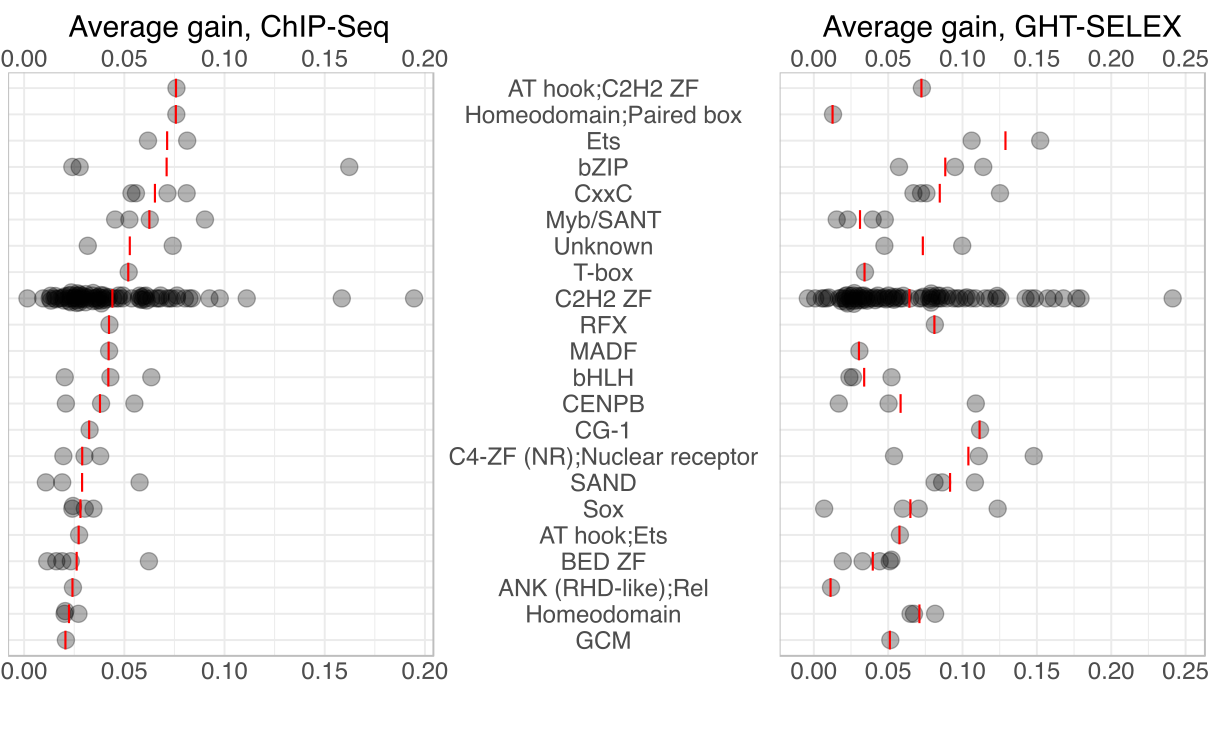

Write R code to recreate this figure.
# Libraries
library(ggplot2)
library(dplyr)
library(hrbrthemes)
library(viridis)
library(ggpubr)
library(ggrepel)
library(gapminder)
library(ggExtra)
library(extrafont)
font_import()

mex_dbd <- read.delim("./mex_dbd.tsv", header=FALSE, comment.char="#")

theme_set(theme_get() + theme(text = element_text(family = 'Arial')))


##### CHS ####
data1 <- read.csv("./Figure_4_train_on_CHS_predict_on_GHTS_nodup_RR.txt")
data2 <- read.csv("./Figure_4_train_on_CHS_predict_on_GHTS_nodup_RF.txt")
data3 <- read.csv("./Figure_4_train_on_CHS_predict_on_GHTS_nodup_RS.txt")

df.list <- list(data1, data2, data3)
res <- lapply(df.list, function(x) subset(x, select = c("TF_name", 
                                                        "roc_auc_test_H_PWM", "roc_auc_test_H",
                                                        "pr_auc_test_H_PWM", "pr_auc_test_H")))


df <- do.call("rbind", res)
data_CHS = df %>% 
  mutate(ROC_delta_M = roc_auc_test_H-roc_auc_test_H_PWM, PR_delta_M = pr_auc_test_H-pr_auc_test_H_PWM) %>% 
  group_by(TF_name) %>% 
  summarise(ROC_delta_M=mean(ROC_delta_M), PR_delta_M=mean(PR_delta_M)) %>% 
  ungroup() %>% 
  merge(data1 %>% select(c("Seq_count_positives", "Count", "TF_name")))





data1 <- read.csv("./Figure_4_train_on_GHTS_predict_on_CHS_nodup_RR.txt")
data2 <- read.csv("./Figure_4_train_on_GHTS_predict_on_CHS_nodup_RF.txt")
data3 <- read.csv("./Figure_4_train_on_GHTS_predict_on_CHS_nodup_RS.txt")


df.list <- list(data1, data2, data3)
res <- lapply(df.list, function(x) subset(x, select = c("TF_name", 
                                                        "roc_auc_test_H_PWM", "roc_auc_test_H",
                                                        "pr_auc_test_H_PWM", "pr_auc_test_H")))


df <- do.call("rbind", res)
data_GHTS = df %>% 
  mutate(ROC_delta_M = roc_auc_test_H-roc_auc_test_H_PWM, PR_delta_M = pr_auc_test_H-pr_auc_test_H_PWM) %>% 
  group_by(TF_name) %>% 
  summarise(ROC_delta_M=mean(ROC_delta_M), PR_delta_M=mean(PR_delta_M)) %>% 
  ungroup() %>% 
  merge(data1 %>% select(c("Seq_count_positives", "Count", "TF_name")))


xx = data_CHS %>% mutate(xx=(ROC_delta_M+PR_delta_M)/2)
yy = data_GHTS %>% mutate(yy=(ROC_delta_M+PR_delta_M)/2)
xxyy = xx %>% merge(yy, by="TF_name")


xxyy = xxyy %>% filter(!TF_name %in% c("FLYWCH1", "CAMTA2"))

xxyy$Seq_count_positives = pmin(xxyy$Seq_count_positives.x, xxyy$Seq_count_positives.y)
xxyy$Count = pmin(xxyy$Count.x, xxyy$Count.y)


xxyy_TFfam = xxyy %>% merge(mex_dbd, by.y="V1", by.x="TF_name")
xxyy_TFfam$TF_family = xxyy_TFfam$V2

library(pracma)
xxyy_TFfam$distance_from_center = hypot(xxyy_TFfam$xx, xxyy_TFfam$yy)
xxyy_TFfam$mean_gain = (xxyy_TFfam$xx+xxyy_TFfam$yy)/2


xxyy_TFfam$TF_family[xxyy_TFfam$TF_family == "unknown"] = "Unknown"

library(ggbeeswarm)
library(reshape2)
df_means <- melt(xxyy_TFfam %>% group_by(TF_family) %>% reframe(mean=mean(xx)))

a = ggplot(xxyy_TFfam, aes(reorder(TF_family,xx), xx)) + 
  geom_beeswarm(size = 5, cex = 0.5, alpha=0.3)+
  geom_point(data=df_means,  mapping=aes(x = TF_family, y = value), col="red", shape="|", stroke = 2, size=5)+
  theme_minimal(base_size = 21) +
  theme(axis.title.y = element_blank(),
        axis.ticks.y = element_blank(),
        axis.ticks.length = unit(0, "pt"),
        plot.margin = margin(5.5, 5.5, 5.5, 0),
        panel.grid = element_line(size = 0.5),
        axis.text.y.left = element_blank(),
        panel.border = element_rect(colour = "gray", fill=NA, size=0.5))+
  guides(
    x = guide_axis(title = ""),
    x.sec = guide_axis(title = "Average gain, ChIP-Seq"),
    y = guide_axis(),
    y.sec = "none"
  )+
  coord_flip() #+ 
  #scale_y_reverse(lim = c(0.25, -0.01))

a

df_means <- melt(xxyy_TFfam %>% group_by(TF_family) %>% reframe(mean=mean(yy)))

b = ggplot(xxyy_TFfam, aes(reorder(TF_family,xx), yy)) + 
  geom_beeswarm(size = 5, cex = 0.5, alpha=0.3)+
  geom_point(data=df_means,  mapping=aes(x = TF_family, y = value), col="red", shape="|", stroke = 2, size=5)+
  theme_minimal(base_size = 21) +
  theme(axis.title.y = element_blank(),
        axis.ticks.y = element_blank(),
        axis.ticks.length = unit(0, "pt"),
        plot.margin = margin(5.5, 5.5, 5.5, 0),
        panel.grid = element_line(size = 0.5),
        axis.text.y.left = element_text(margin = margin(0, 15.5, 0, 5.5), 
                                        hjust = 0.5),
        panel.border = element_rect(colour = "gray", fill=NA, size=0.5))+
  guides(
    x = guide_axis(title = ""),
    x.sec = guide_axis(title = "Average gain, GHT-SELEX"),
    y = guide_axis(),
    y.sec = "none"
  )+
  coord_flip()+
  ylim(-0.01, 0.25)

b
library(patchwork)
b
c = a+b
c

library(Cairo)

Cairo(file='Figure_4B.pdf', type="pdf", width=310, height=185, units="mm")
c
dev.off()
